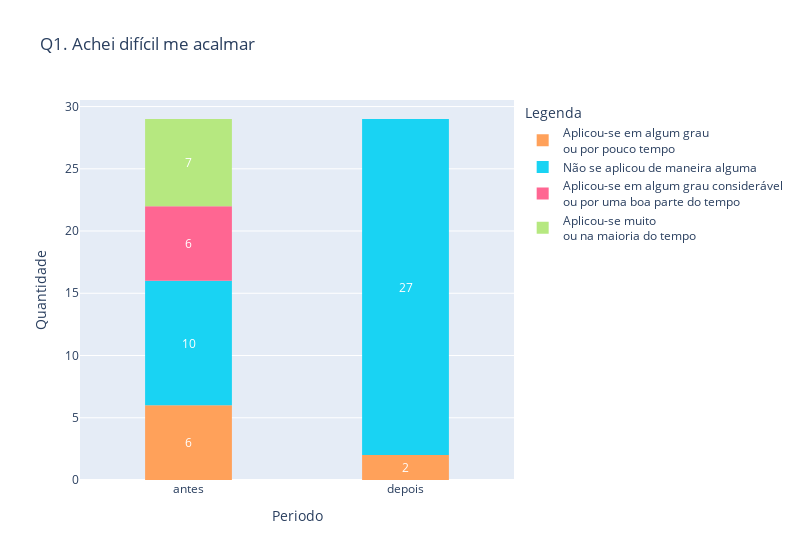
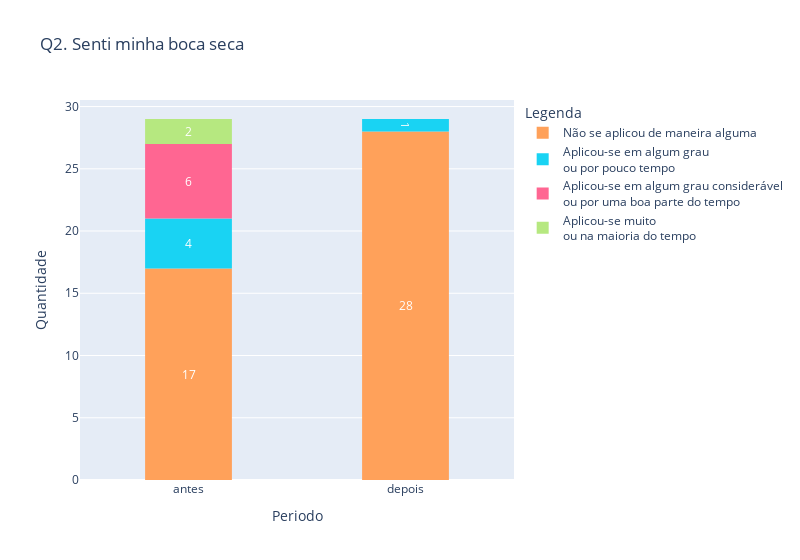
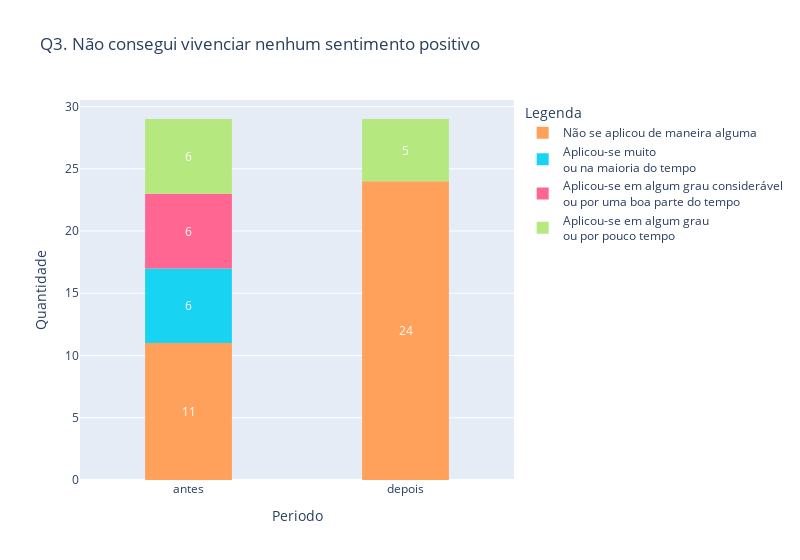
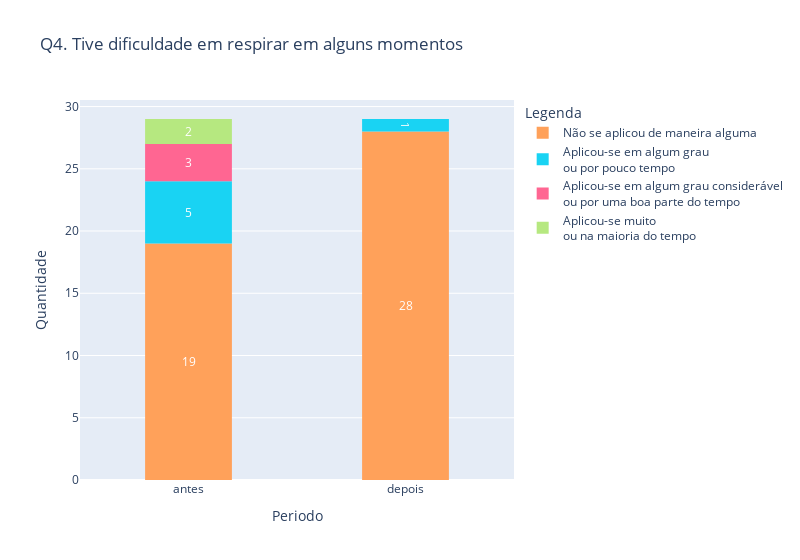

Write notebook code for charts like these, in order.
### Code cell
import plotly.graph_objs as go
import plotly.express as px

def getHist(df, antes, depois, titulo, respostas):
    
    plot_data = pd.melt(df, value_vars=[antes, depois], var_name='Periodo', value_name='Respostas')    
    plot_data['Periodo'] = plot_data['Periodo'].map({
        antes: 'antes',
        depois: 'depois'
    })

    fig = px.histogram(plot_data, 
                x='Periodo',
                color='Respostas',
                title=titulo,
                category_orders={
                    'Respostas': respostas,
                    'Periodo': [
                        'antes', 
                        'depois'
                    ]
                },
                labels={ 'Respostas': 'Legenda' }
                )

    fig.update_yaxes(title_text='Quantidade')
    fig.update_traces(texttemplate='%{y}', 
                    textposition='inside', 
                    insidetextanchor='middle',
                    insidetextfont_color='white')
    
    fig.update_layout(bargap=0.2, bargroupgap=0.5)
    fig.update_layout(width=800)

    for trace in fig.data:
        trace.name = trace.name.replace(', ', '<br>')

    return fig

df_dass.iloc[:,1:43] = df_dass.iloc[:,1:43].replace(dass_legenda)

i = 1
for question in dass_questions.keys():
    try:
        fig = getHist(df_dass, f'{question}A', f'{question}D', f"{question}. {dass_questions[question]}", dass_legenda)
        fig.show()
        fig.write_image(f"2.{i}. DASS-21 - {dass_questions[question]}.png", format="png")
    except:
        continue
    i += 1

### Figure 1 — Plotly figure (JSON) as saved in the notebook; plotly's stock layout.template omitted (floating-point values rounded to 4 significant figures)
{"data": [{"alignmentgroup": "True", "bingroup": "x", "hovertemplate": "Legenda=Aplicou-se em algum grau, ou por pouco tempo<br>Periodo=%{x}<br>count=%{y}<extra></extra>", "insidetextanchor": "middle", "insidetextfont": {"color": "white"}, "legendgroup": "Aplicou-se em algum grau, ou por pouco tempo", "marker": {"color": "#FFA15A", "pattern": {"shape": ""}}, "name": "Aplicou-se em algum grau<br>ou por pouco tempo", "offsetgroup": "Aplicou-se em algum grau, ou por pouco tempo", "orientation": "v", "showlegend": true, "textposition": "inside", "texttemplate": "%{y}", "type": "histogram", "x": ["antes", "antes", "antes", "antes", "antes", "antes", "depois", "depois"], "xaxis": "x", "yaxis": "y"}, {"alignmentgroup": "True", "bingroup": "x", "hovertemplate": "Legenda=Não se aplicou de maneira alguma<br>Periodo=%{x}<br>count=%{y}<extra></extra>", "insidetextanchor": "middle", "insidetextfont": {"color": "white"}, "legendgroup": "Não se aplicou de maneira alguma", "marker": {"color": "#19d3f3", "pattern": {"shape": ""}}, "name": "Não se aplicou de maneira alguma", "offsetgroup": "Não se aplicou de maneira alguma", "orientation": "v", "showlegend": true, "textposition": "inside", "texttemplate": "%{y}", "type": "histogram", "x": ["antes", "antes", "antes", "antes", "antes", "antes", "antes", "antes", "antes", "antes", "depois", "depois", "depois", "depois", "depois", "depois", "depois", "depois", "depois", "depois", "depois", "depois", "depois", "depois", "depois", "depois", "depois", "depois", "depois", "depois", "depois", "depois", "depois", "depois", "depois", "depois", "depois"], "xaxis": "x", "yaxis": "y"}, {"alignmentgroup": "True", "bingroup": "x", "hovertemplate": "Legenda=Aplicou-se em algum grau considerável, ou por uma boa parte do tempo<br>Periodo=%{x}<br>count=%{y}<extra></extra>", "insidetextanchor": "middle", "insidetextfont": {"color": "white"}, "legendgroup": "Aplicou-se em algum grau considerável, ou por uma boa parte do tempo", "marker": {"color": "#FF6692", "pattern": {"shape": ""}}, "name": "Aplicou-se em algum grau considerável<br>ou por uma boa parte do tempo", "offsetgroup": "Aplicou-se em algum grau considerável, ou por uma boa parte do tempo", "orientation": "v", "showlegend": true, "textposition": "inside", "texttemplate": "%{y}", "type": "histogram", "x": ["antes", "antes", "antes", "antes", "antes", "antes"], "xaxis": "x", "yaxis": "y"}, {"alignmentgroup": "True", "bingroup": "x", "hovertemplate": "Legenda=Aplicou-se muito, ou na maioria do tempo<br>Periodo=%{x}<br>count=%{y}<extra></extra>", "insidetextanchor": "middle", "insidetextfont": {"color": "white"}, "legendgroup": "Aplicou-se muito, ou na maioria do tempo", "marker": {"color": "#B6E880", "pattern": {"shape": ""}}, "name": "Aplicou-se muito<br>ou na maioria do tempo", "offsetgroup": "Aplicou-se muito, ou na maioria do tempo", "orientation": "v", "showlegend": true, "textposition": "inside", "texttemplate": "%{y}", "type": "histogram", "x": ["antes", "antes", "antes", "antes", "antes", "antes", "antes"], "xaxis": "x", "yaxis": "y"}], "layout": {"bargap": 0.2, "bargroupgap": 0.5, "barmode": "relative", "legend": {"title": {"text": "Legenda"}, "tracegroupgap": 0}, "title": {"text": "Q1. Achei difícil me acalmar"}, "width": 800, "xaxis": {"anchor": "y", "categoryarray": ["antes", "depois"], "categoryorder": "array", "domain": [0, 1], "title": {"text": "Periodo"}}, "yaxis": {"anchor": "x", "domain": [0, 1], "title": {"text": "Quantidade"}}}}

### Figure 2 — Plotly figure (JSON) as saved in the notebook; plotly's stock layout.template omitted (floating-point values rounded to 4 significant figures)
{"data": [{"alignmentgroup": "True", "bingroup": "x", "hovertemplate": "Legenda=Não se aplicou de maneira alguma<br>Periodo=%{x}<br>count=%{y}<extra></extra>", "insidetextanchor": "middle", "insidetextfont": {"color": "white"}, "legendgroup": "Não se aplicou de maneira alguma", "marker": {"color": "#FFA15A", "pattern": {"shape": ""}}, "name": "Não se aplicou de maneira alguma", "offsetgroup": "Não se aplicou de maneira alguma", "orientation": "v", "showlegend": true, "textposition": "inside", "texttemplate": "%{y}", "type": "histogram", "x": ["antes", "antes", "antes", "antes", "antes", "antes", "antes", "antes", "antes", "antes", "antes", "antes", "antes", "antes", "antes", "antes", "antes", "depois", "depois", "depois", "depois", "depois", "depois", "depois", "depois", "depois", "depois", "depois", "depois", "depois", "depois", "depois", "depois", "depois", "depois", "depois", "depois", "depois", "depois", "depois", "depois", "depois", "depois", "depois", "depois"], "xaxis": "x", "yaxis": "y"}, {"alignmentgroup": "True", "bingroup": "x", "hovertemplate": "Legenda=Aplicou-se em algum grau, ou por pouco tempo<br>Periodo=%{x}<br>count=%{y}<extra></extra>", "insidetextanchor": "middle", "insidetextfont": {"color": "white"}, "legendgroup": "Aplicou-se em algum grau, ou por pouco tempo", "marker": {"color": "#19d3f3", "pattern": {"shape": ""}}, "name": "Aplicou-se em algum grau<br>ou por pouco tempo", "offsetgroup": "Aplicou-se em algum grau, ou por pouco tempo", "orientation": "v", "showlegend": true, "textposition": "inside", "texttemplate": "%{y}", "type": "histogram", "x": ["antes", "antes", "antes", "antes", "depois"], "xaxis": "x", "yaxis": "y"}, {"alignmentgroup": "True", "bingroup": "x", "hovertemplate": "Legenda=Aplicou-se em algum grau considerável, ou por uma boa parte do tempo<br>Periodo=%{x}<br>count=%{y}<extra></extra>", "insidetextanchor": "middle", "insidetextfont": {"color": "white"}, "legendgroup": "Aplicou-se em algum grau considerável, ou por uma boa parte do tempo", "marker": {"color": "#FF6692", "pattern": {"shape": ""}}, "name": "Aplicou-se em algum grau considerável<br>ou por uma boa parte do tempo", "offsetgroup": "Aplicou-se em algum grau considerável, ou por uma boa parte do tempo", "orientation": "v", "showlegend": true, "textposition": "inside", "texttemplate": "%{y}", "type": "histogram", "x": ["antes", "antes", "antes", "antes", "antes", "antes"], "xaxis": "x", "yaxis": "y"}, {"alignmentgroup": "True", "bingroup": "x", "hovertemplate": "Legenda=Aplicou-se muito, ou na maioria do tempo<br>Periodo=%{x}<br>count=%{y}<extra></extra>", "insidetextanchor": "middle", "insidetextfont": {"color": "white"}, "legendgroup": "Aplicou-se muito, ou na maioria do tempo", "marker": {"color": "#B6E880", "pattern": {"shape": ""}}, "name": "Aplicou-se muito<br>ou na maioria do tempo", "offsetgroup": "Aplicou-se muito, ou na maioria do tempo", "orientation": "v", "showlegend": true, "textposition": "inside", "texttemplate": "%{y}", "type": "histogram", "x": ["antes", "antes"], "xaxis": "x", "yaxis": "y"}], "layout": {"bargap": 0.2, "bargroupgap": 0.5, "barmode": "relative", "legend": {"title": {"text": "Legenda"}, "tracegroupgap": 0}, "title": {"text": "Q2. Senti minha boca seca"}, "width": 800, "xaxis": {"anchor": "y", "categoryarray": ["antes", "depois"], "categoryorder": "array", "domain": [0, 1], "title": {"text": "Periodo"}}, "yaxis": {"anchor": "x", "domain": [0, 1], "title": {"text": "Quantidade"}}}}

### Figure 3 — Plotly figure (JSON) as saved in the notebook; plotly's stock layout.template omitted (floating-point values rounded to 4 significant figures)
{"data": [{"alignmentgroup": "True", "bingroup": "x", "hovertemplate": "Legenda=Não se aplicou de maneira alguma<br>Periodo=%{x}<br>count=%{y}<extra></extra>", "insidetextanchor": "middle", "insidetextfont": {"color": "white"}, "legendgroup": "Não se aplicou de maneira alguma", "marker": {"color": "#FFA15A", "pattern": {"shape": ""}}, "name": "Não se aplicou de maneira alguma", "offsetgroup": "Não se aplicou de maneira alguma", "orientation": "v", "showlegend": true, "textposition": "inside", "texttemplate": "%{y}", "type": "histogram", "x": ["antes", "antes", "antes", "antes", "antes", "antes", "antes", "antes", "antes", "antes", "antes", "depois", "depois", "depois", "depois", "depois", "depois", "depois", "depois", "depois", "depois", "depois", "depois", "depois", "depois", "depois", "depois", "depois", "depois", "depois", "depois", "depois", "depois", "depois", "depois"], "xaxis": "x", "yaxis": "y"}, {"alignmentgroup": "True", "bingroup": "x", "hovertemplate": "Legenda=Aplicou-se muito, ou na maioria do tempo<br>Periodo=%{x}<br>count=%{y}<extra></extra>", "insidetextanchor": "middle", "insidetextfont": {"color": "white"}, "legendgroup": "Aplicou-se muito, ou na maioria do tempo", "marker": {"color": "#19d3f3", "pattern": {"shape": ""}}, "name": "Aplicou-se muito<br>ou na maioria do tempo", "offsetgroup": "Aplicou-se muito, ou na maioria do tempo", "orientation": "v", "showlegend": true, "textposition": "inside", "texttemplate": "%{y}", "type": "histogram", "x": ["antes", "antes", "antes", "antes", "antes", "antes"], "xaxis": "x", "yaxis": "y"}, {"alignmentgroup": "True", "bingroup": "x", "hovertemplate": "Legenda=Aplicou-se em algum grau considerável, ou por uma boa parte do tempo<br>Periodo=%{x}<br>count=%{y}<extra></extra>", "insidetextanchor": "middle", "insidetextfont": {"color": "white"}, "legendgroup": "Aplicou-se em algum grau considerável, ou por uma boa parte do tempo", "marker": {"color": "#FF6692", "pattern": {"shape": ""}}, "name": "Aplicou-se em algum grau considerável<br>ou por uma boa parte do tempo", "offsetgroup": "Aplicou-se em algum grau considerável, ou por uma boa parte do tempo", "orientation": "v", "showlegend": true, "textposition": "inside", "texttemplate": "%{y}", "type": "histogram", "x": ["antes", "antes", "antes", "antes", "antes", "antes"], "xaxis": "x", "yaxis": "y"}, {"alignmentgroup": "True", "bingroup": "x", "hovertemplate": "Legenda=Aplicou-se em algum grau, ou por pouco tempo<br>Periodo=%{x}<br>count=%{y}<extra></extra>", "insidetextanchor": "middle", "insidetextfont": {"color": "white"}, "legendgroup": "Aplicou-se em algum grau, ou por pouco tempo", "marker": {"color": "#B6E880", "pattern": {"shape": ""}}, "name": "Aplicou-se em algum grau<br>ou por pouco tempo", "offsetgroup": "Aplicou-se em algum grau, ou por pouco tempo", "orientation": "v", "showlegend": true, "textposition": "inside", "texttemplate": "%{y}", "type": "histogram", "x": ["antes", "antes", "antes", "antes", "antes", "antes", "depois", "depois", "depois", "depois", "depois"], "xaxis": "x", "yaxis": "y"}], "layout": {"bargap": 0.2, "bargroupgap": 0.5, "barmode": "relative", "legend": {"title": {"text": "Legenda"}, "tracegroupgap": 0}, "title": {"text": "Q3. Não consegui vivenciar nenhum sentimento positivo"}, "width": 800, "xaxis": {"anchor": "y", "categoryarray": ["antes", "depois"], "categoryorder": "array", "domain": [0, 1], "title": {"text": "Periodo"}}, "yaxis": {"anchor": "x", "domain": [0, 1], "title": {"text": "Quantidade"}}}}

### Figure 4 — Plotly figure (JSON) as saved in the notebook; plotly's stock layout.template omitted (floating-point values rounded to 4 significant figures)
{"data": [{"alignmentgroup": "True", "bingroup": "x", "hovertemplate": "Legenda=Não se aplicou de maneira alguma<br>Periodo=%{x}<br>count=%{y}<extra></extra>", "insidetextanchor": "middle", "insidetextfont": {"color": "white"}, "legendgroup": "Não se aplicou de maneira alguma", "marker": {"color": "#FFA15A", "pattern": {"shape": ""}}, "name": "Não se aplicou de maneira alguma", "offsetgroup": "Não se aplicou de maneira alguma", "orientation": "v", "showlegend": true, "textposition": "inside", "texttemplate": "%{y}", "type": "histogram", "x": ["antes", "antes", "antes", "antes", "antes", "antes", "antes", "antes", "antes", "antes", "antes", "antes", "antes", "antes", "antes", "antes", "antes", "antes", "antes", "depois", "depois", "depois", "depois", "depois", "depois", "depois", "depois", "depois", "depois", "depois", "depois", "depois", "depois", "depois", "depois", "depois", "depois", "depois", "depois", "depois", "depois", "depois", "depois", "depois", "depois", "depois", "depois"], "xaxis": "x", "yaxis": "y"}, {"alignmentgroup": "True", "bingroup": "x", "hovertemplate": "Legenda=Aplicou-se em algum grau, ou por pouco tempo<br>Periodo=%{x}<br>count=%{y}<extra></extra>", "insidetextanchor": "middle", "insidetextfont": {"color": "white"}, "legendgroup": "Aplicou-se em algum grau, ou por pouco tempo", "marker": {"color": "#19d3f3", "pattern": {"shape": ""}}, "name": "Aplicou-se em algum grau<br>ou por pouco tempo", "offsetgroup": "Aplicou-se em algum grau, ou por pouco tempo", "orientation": "v", "showlegend": true, "textposition": "inside", "texttemplate": "%{y}", "type": "histogram", "x": ["antes", "antes", "antes", "antes", "antes", "depois"], "xaxis": "x", "yaxis": "y"}, {"alignmentgroup": "True", "bingroup": "x", "hovertemplate": "Legenda=Aplicou-se em algum grau considerável, ou por uma boa parte do tempo<br>Periodo=%{x}<br>count=%{y}<extra></extra>", "insidetextanchor": "middle", "insidetextfont": {"color": "white"}, "legendgroup": "Aplicou-se em algum grau considerável, ou por uma boa parte do tempo", "marker": {"color": "#FF6692", "pattern": {"shape": ""}}, "name": "Aplicou-se em algum grau considerável<br>ou por uma boa parte do tempo", "offsetgroup": "Aplicou-se em algum grau considerável, ou por uma boa parte do tempo", "orientation": "v", "showlegend": true, "textposition": "inside", "texttemplate": "%{y}", "type": "histogram", "x": ["antes", "antes", "antes"], "xaxis": "x", "yaxis": "y"}, {"alignmentgroup": "True", "bingroup": "x", "hovertemplate": "Legenda=Aplicou-se muito, ou na maioria do tempo<br>Periodo=%{x}<br>count=%{y}<extra></extra>", "insidetextanchor": "middle", "insidetextfont": {"color": "white"}, "legendgroup": "Aplicou-se muito, ou na maioria do tempo", "marker": {"color": "#B6E880", "pattern": {"shape": ""}}, "name": "Aplicou-se muito<br>ou na maioria do tempo", "offsetgroup": "Aplicou-se muito, ou na maioria do tempo", "orientation": "v", "showlegend": true, "textposition": "inside", "texttemplate": "%{y}", "type": "histogram", "x": ["antes", "antes"], "xaxis": "x", "yaxis": "y"}], "layout": {"bargap": 0.2, "bargroupgap": 0.5, "barmode": "relative", "legend": {"title": {"text": "Legenda"}, "tracegroupgap": 0}, "title": {"text": "Q4. Tive dificuldade em respirar em alguns momentos"}, "width": 800, "xaxis": {"anchor": "y", "categoryarray": ["antes", "depois"], "categoryorder": "array", "domain": [0, 1], "title": {"text": "Periodo"}}, "yaxis": {"anchor": "x", "domain": [0, 1], "title": {"text": "Quantidade"}}}}
